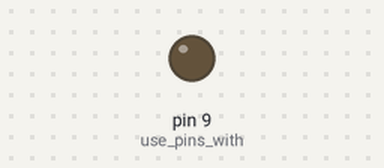
Simulated run of this sketch. Board: Arduino Uno, built with avr-gcc and run on an emulated ATmega328P. On the bench: output pins drawn as LEDs (lit = HIGH).

Above: at 0.05 s.
At 2.0 s:
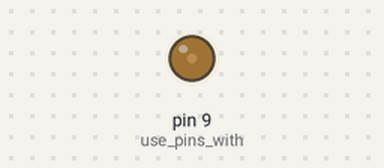
At 3.0 s:
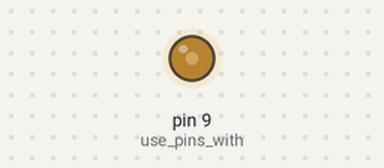
At 4.0 s:
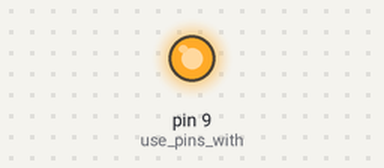
Timing chart, 0 to 5.2 s (numbered marks = the images above):
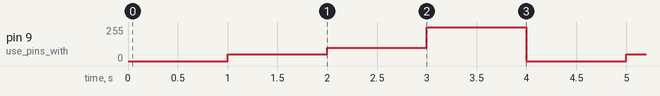

Measured:
- by itself, pin 9 (use_pins_with): repeats every 4.0 s: 100/255 1.0 s, 255/255 1.0 s, 0/255 1.0 s, 50/255 1.0 s

The sketch:

PWM.ino
```cpp
void setup() {
  // put your setup code here, to run once:
pinMode(9,OUTPUT);//use pins with ~ to send analog messages out.
}

void loop() {
  // put your main code here, to run repeatedly:

analogWrite(9,0);//with analog messages we can be more specific about the intensity of 'ON'/'OFF' 0=OFF
delay(1000);//wait 1 second (1000 milliseconds)
analogWrite(9,50);//increment the intensity every 1 second
delay(1000);
analogWrite(9,100);//increment the intensity every 1 second
delay(1000);
analogWrite(9,255);//255 =ON if this was an LED it would be the brightest it could go. If this was  motor it may be as fast as it could go
delay(1000);
}
```
